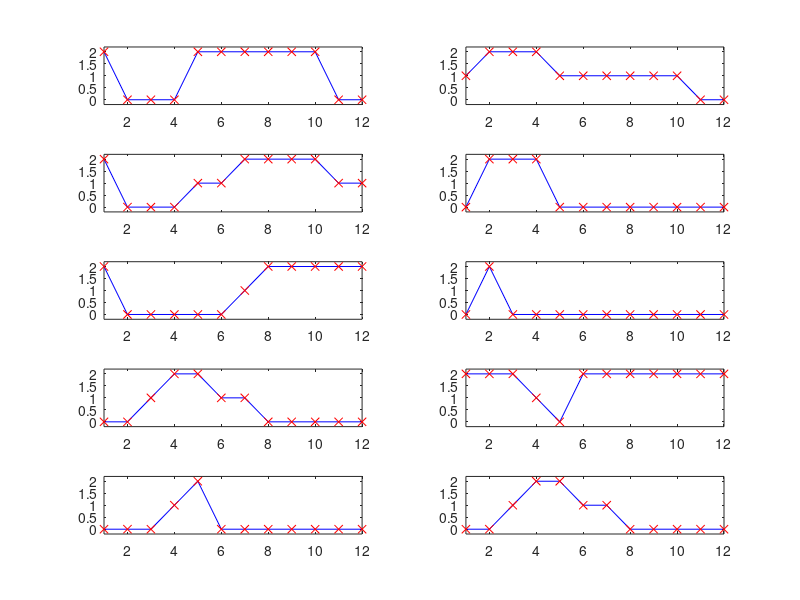

The MATLAB script that drew this image:
function varargout=DBmcmc_DataZak(varargin)
% DBmcmc_DataZak - Makes the data from Zak et al., 
% Proc. Int. Conf. Sys. Biol., 2001, 231-238
%
% INPUT
% 'flag_binary', flag_binary
% flag_binary==1 --> binary, otherwise (and default) ternary
% 'NredundantNodes' --> number or redundant nodes (default==0)
%
% EXAMPLES
% data=DBmcmc_DataZak
%      Creates onlye the data
% [data,inter_true]=DBmcmc_DataZak
%      Returns the data amd the true INTER matrix
% [data,inter_true]=DBmcmc_DataZak('NredundantNodes',40)
%      Network with 40 redundant (unnconnected) nodes

% Inpu
flag_binary=0;
NredundantNodes=0;
nargs = length(varargin);
for i=1:2:nargs
 switch varargin{i},
  case 'NredundantNodes', NredundantNodes = varargin{i+1};
  case 'flag_binary', flag_binary= varargin{i+1};
  otherwise, error('Wrong argument, possibly a mistyped keyword'); 
 end
end

maxValue=2;
Ndata=12; % number of sampled data points

NactiveNodes=10;
Nnodes= NactiveNodes+NredundantNodes;

data= zeros(Nnodes,Ndata);

A=1; B=2; C=3; D=4; E=5; F=6; G=7; H=8; J=9; K=10;

data(A,:)=[2 0 0 0 2 2 2 2 2 2 0 0];
data(B,:)=[1 2 2 2 1 1 1 1 1 1 0 0];
data(C,:)=[2 0 0 0 1 1 2 2 2 2 1 1];
data(D,:)=[0 2 2 2 0 0 0 0 0 0 0 0];
data(E,:)=[2 0 0 0 0 0 1 2 2 2 2 2];
data(F,:)=[0 2 0 0 0 0 0 0 0 0 0 0];
data(G,:)=[0 0 1 2 2 1 1 0 0 0 0 0];
data(H,:)=[2 2 2 1 0 2 2 2 2 2 2 2];
data(J,:)=[0 0 0 1 2 0 0 0 0 0 0 0];
data(K,:)=[0 0 1 2 2 1 1 0 0 0 0 0];
assert(K==NactiveNodes);

if NredundantNodes>0
   data(NactiveNodes+1:Nnodes,:)= ...
   floor((maxValue-eps)*rand(NredundantNodes,Ndata));
end

if nargout==0
   % Plots the data
   clf
   for i=1:NactiveNodes
       subplot(ceil(NactiveNodes/2),2,i)
       plot(data(i,:),'b-') 
       hold on
       plot(data(i,:),'rx') 
       axis([1 Ndata -0.2 2.2]);
   end  
else
   % Makes the output data matrix. Note that this must be
   % a cell array with double the number of lines (=nodes)
   % so as to match the way I simulate dynamic Bayesian networks
   % (recall the difference between INTER and DAG).
   data = data+1; % (range [0,2] --> [1,3])
   outputData= zeros(2*Nnodes,Ndata-1);
   for n=1:Ndata-1
       outputData(1:Nnodes,n)= data(1:Nnodes,n);
       outputData(Nnodes+1:2*Nnodes,n)= data(1:Nnodes,n+1);
   end
   outputData= num2cell(outputData);
   varargout{1}= outputData;
end 

if nargout>=2
   % Makes the true INTER matrix for the dynamic Bayesian network
   inter= zeros(NactiveNodes,NactiveNodes);
   inter(A,[A,B,C])=1; 
   inter(C,[D,G,K])=1;
   inter(D,[C,E])=1;
   inter(F,[B,D])=1;
   inter(G,H)=1;
   inter(K,J)=1;
   varargout{2}=inter;
end
